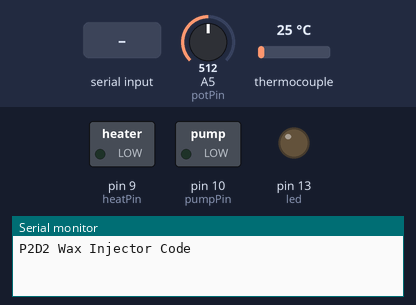
A sketch run on a simulated Arduino Uno, built with avr-gcc and run on an emulated ATmega328P. On the bench: switched loads named in the sketch (green lamp = pin HIGH), output pins drawn as LEDs (lit = HIGH), the last lines printed to the serial monitor. The test bench sets the inputs (shaded band); at power-on: thermocouple 25 °C, A5 (potPin) = 512.

Above: at 1.2 s.
1.3 s: "1" received over Serial
At 2.5 s:
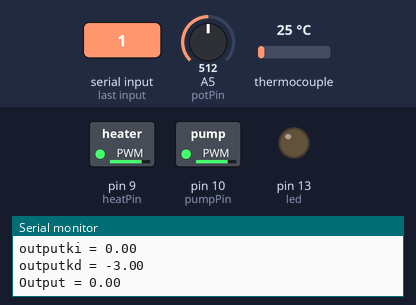
2.8 s: thermocouple set to 47 °C
5.8 s: thermocouple set to 53 °C
At 5.98 s:
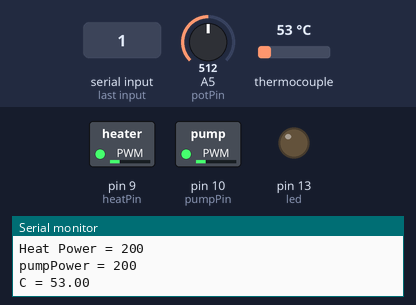
At 8.05 s:
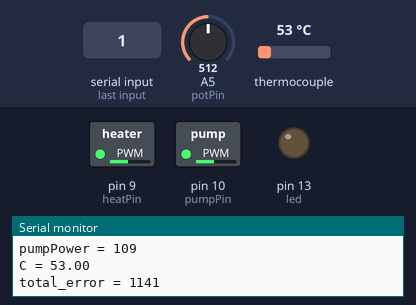
8.8 s: thermocouple set to 6 °C
Timing chart, 0 to 11.3 s (numbered marks = the images above; inputs shaded):
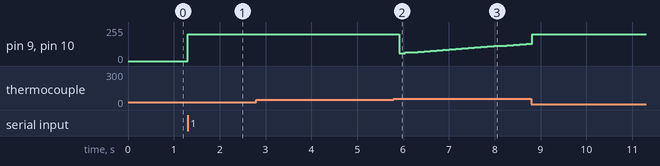

Measured:
- the behaviour switches between 52 and 53 °C on thermocouple (found by bisection; images 1 and 2)
- after the input at 1.3 s, pin 9 (heatPin), pin 10 (pumpPin): 0/255 → 200/255 at once
- after the input at 5.8 s, pin 9 (heatPin), pin 10 (pumpPin): 200/255 → 60/255 after 0.11 s, → 64/255 0.14 s later, → 67/255 0.14 s later, → 71/255 0.14 s later, … (21 changes in this stretch)

The sketch:

Wax_Injector_Code.ino
```cpp
#include <Adafruit_MAX31855.h>
#include < avr/io.h >
#include < avr/interrupt.h >

// Code with heater and VacPump functions
// Thermocouple Code using adafruit serial board and K thermocouple
// Assume that Input Voltage is 8 volts
// nprav 03/18/2014

//boolean heatTest = true;
//boolean pumpTest = true;

const int thermoDO = 3;
const int thermoCS = 4;
const int thermoCLK = 5;
const int heatPin = 9;
const int pumpPin = 10;
const int potPin = A5;
const int led = 13;

int heatMax = 200;
int heatPower = 0;
int potValue = 0;
int boostDelay = 5; //boost time in seconds
double dataPrintCounter = 0;

double kp = 8; //Proportional gain
double ki = 0.05; //Integral gain
double kd = 30; //derivative gain
short total_error = 0;
double current_error = 0;
double diff = 1;
double prev_diff = 1;
int FINAL_TEMP=60; // Final set temperature
int boostBuffer = 7; // initial power boost until Final Temp - boostBuffer
double output = 0;
double prev_temp = 0;
double temp = 0;
bool run = true;
int k;

int pumpPower = 0;

Adafruit_MAX31855 thermocouple(thermoCLK, thermoCS, thermoDO);

void setup() {
  pinMode(led,OUTPUT);
  pinMode(heatPin,OUTPUT);
  pinMode(pumpPin,OUTPUT);
  Serial.begin(9600);
  while(!Serial);
  Serial.println("P2D2 Wax Injector Code");
  // wait for MAX chip to stabilize
  delay(250); // delay 500 ms

  while(!Serial.available()){
  } // Wait for serial prompt

  // Set up heat PWM for pin 9, Set for 8 bit Fast PWM (approx 1000Hz)
  TCCR1B = TCCR1B | 0b00001011;
  TCCR1A = TCCR1A | 0b10100001;
  OCR1A = 0;    // Controls heater power
  OCR1B = 0;    // Controls pump power
  TIMSK1 = TIMSK1 | 0b00000001; // Enable interrupt when timer overflows

}

ISR(TIMER1_OVF_vect){
  OCR1A = heatPower;
  OCR1B = heatPower;
}


double readTempC(){
  return (thermocouple.readCelsius());
}


void loop() {

  //Heater Code
  //  if(heatTest){
  // Get temperature readings
  double temp = readTempC();
  if(current_error>0){
    total_error = total_error+current_error;
  }
  else{
    total_error = total_error+(current_error);
  }
  current_error = FINAL_TEMP-temp;

  if(k==0 && temp<FINAL_TEMP-boostBuffer){
    k = 1; // this allows a one time initial power boost
    while(readTempC()<(FINAL_TEMP-boostBuffer) && readTempC()>0){
      heatPower = heatMax;
      SerialPrintData();
    }
    prev_temp = readTempC();
    temp = prev_temp;
  }

  diff = 10*(temp-prev_temp);
  prev_temp = temp;
  output = kp*current_error+ki*(total_error)-kd*(diff+prev_diff)/20;
  prev_diff = diff;

  if (total_error>3500)  //avoids integral wind-up
  {
    total_error=2000;
  }
  if(output<0){
    output=0;
  }

  if(run){
    heatPower = output;
    if(heatPower>heatMax){
      heatPower = heatMax;
    }
  }
  else{
    heatPower = 0;
  }

  //}

  // Pump Code
  //  if(pumpTest){

  potValue = analogRead(potPin);
  potValue = map(potValue,0,1023,0,heatMax);
  pumpPower = potValue;

  //  }

  dataPrintCounter++;
  if(dataPrintCounter >=10){
    SerialPrintData();
    dataPrintCounter = 0;
  }
  //Serial.println(dataPrintCounter);
}

void SerialPrintData(){

  //  if(heatTest){
  Serial.print("C = ");
  Serial.println(readTempC());
  Serial.print("total_error = ");
  Serial.println(total_error);
  Serial.print("outputkp = ");
  Serial.println(kp*current_error);
  Serial.print("outputki = ");
  Serial.println(ki*(total_error));
  Serial.print("outputkd = ");
  Serial.println(-kd*(diff+prev_diff)/20);
  Serial.print("Output = ");
  Serial.println(output);
  Serial.print("Heat Power = ");
  Serial.println(OCR1A);
  //  }

  //  if(pumpTest){
  Serial.print("pumpPower = ");
  Serial.println(OCR1B);
  //  }
}
```
